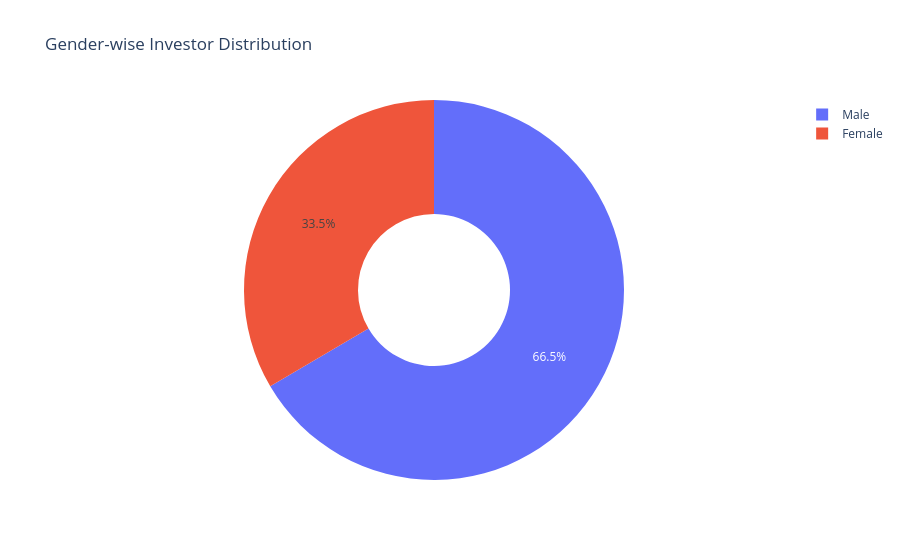

Write notebook code for a chart like this one.
### Markdown cell above
## Insight

- The chart shows the distribution of investors across different age groups.
- Most mutual fund investors belong to the working-age population.
- Younger investors indicate growing awareness of long-term wealth creation.
- Senior age groups contribute comparatively fewer investors.

### Code cell
import plotly.express as px

gender_count = investor["gender"].value_counts().reset_index()
gender_count.columns = ["Gender", "Count"]

fig = px.pie(
    gender_count,
    names="Gender",
    values="Count",
    title="Gender-wise Investor Distribution",
    hole=0.4
)

fig.show()

### Figure 1 — Plotly figure (JSON) as saved in the notebook; plotly's stock layout.template omitted (floating-point values rounded to 4 significant figures)
{"data": [{"domain": {"x": [0, 1], "y": [0, 1]}, "hole": 0.4, "hovertemplate": "Gender=%{label}<br>Count=%{value}<extra></extra>", "labels": ["Male", "Female"], "legendgroup": "", "name": "", "showlegend": true, "type": "pie", "values": [21809, 10969]}], "layout": {"legend": {"tracegroupgap": 0}, "title": {"text": "Gender-wise Investor Distribution"}}}
